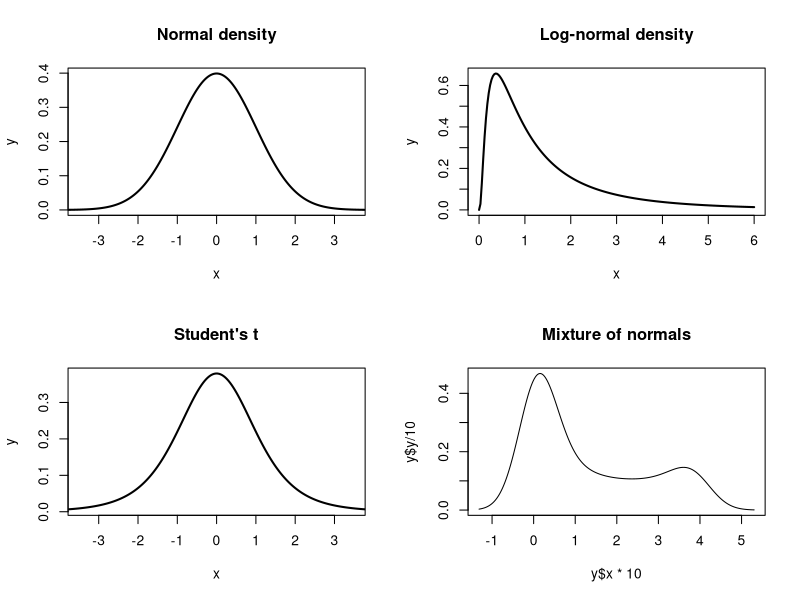
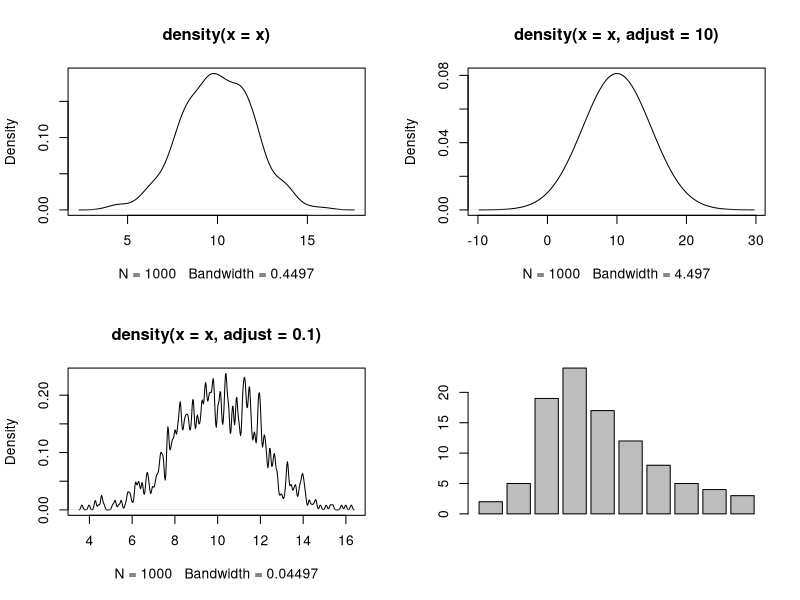

The R script that drew these images, in order:
## ---- chunk 1
par(mfrow=c(2,2))
x <- seq(-4,4,length=200)
y <- dnorm(x,mean=0, sd=1)
plot(x,y, type = "l", lwd = 2, xlim = c(-3.5,3.5), main = "Normal density")

x <- seq(0,6,length=200)
y <- dlnorm(x, mean=0, sd=1)
plot(x,y, type = "l", lwd = 2, xlim = c(0,6), main = "Log-normal density")

x <- seq(-4,4,length=200)
y <- dt(x, 5)
plot(x,y, type = "l", lwd = 2, xlim = c(-3.5,3.5), main = "Student's t")

x <- seq(-4,4,length=200)
y <- dnorm(x,mean=0, sd=1)
y <- density(y)
plot(x=y$x*10, y=y$y/10, type = "l", main = "Mixture of normals")
#plot(x,y, type = "l", lwd = 2, xlim = c(-3.5,3.5))
## ---- chunk 2
set.seed(201010)
x <- rnorm(1000, 10, 2)
par(mfrow = c(2,2))
plot(density(x))  #A bit bumpy
plot(density(x,adjust = 10)) #Very smmoth
plot(density(x,adjust = .1)) #crazy bumpy
## ---- chunk 3
# Sample data
set.seed(1234)
x <- rnorm(100)


# Function to plot histogram with bins
histogram <- function(x, bins = 5){
  
  S <- range(x)
  a <- range(x)[1]
  b <- range(x)[2]
  J <- bins
  h <- (b - a)/J
  n <- integer(J)
  
  for (j in 1:J){
    for (i in 1:length(x)){
      if(x[i] > a + (j-1)*h && (x[i] <= a + j*h)) {n[j] <- n[j] + 1L}
    }
  }
  # Manually add +1 to n[1] because lowest value is not included
  n[1] <- n[1] + 1
  barplot(n)
  return(n)
}

histogram(x, 10)
